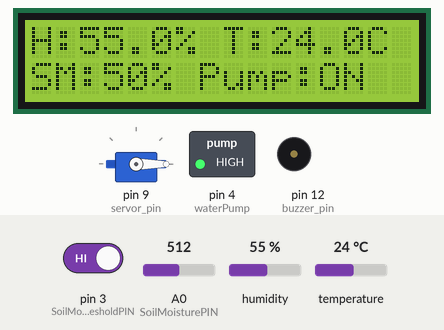
Recording of a sketch running on a simulated Arduino Uno, built with avr-gcc and run on an emulated ATmega328P. Parts: servo, 16×2 character LCD, switched loads named in the sketch (green lamp = pin HIGH), buzzer (waves = sounding, pin HIGH). Inputs (shaded band) come from the test bench; at power-on: pin 3 (SoilMoistureThresholdPIN) HIGH, temperature 24 °C, A0 (SoilMoisturePIN) = 512, humidity 55 %. What the sketch prints to the serial monitor is not drawn.

Above: at 2.2 s.
2.3 s: pin 3 (SoilMoistureThresholdPIN) driven LOW
At 3.1 s:
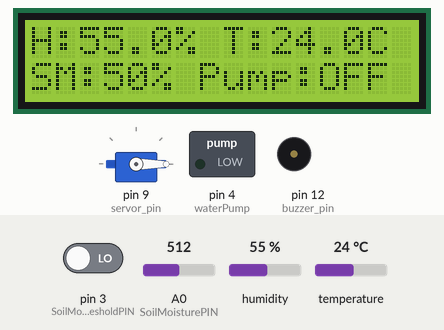
3.9 s: temperature set to 2 °C
At 5.7 s:
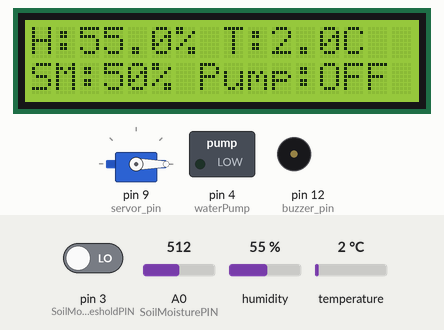
6.7 s: A0 (SoilMoisturePIN) set to 110
At 8.0 s:
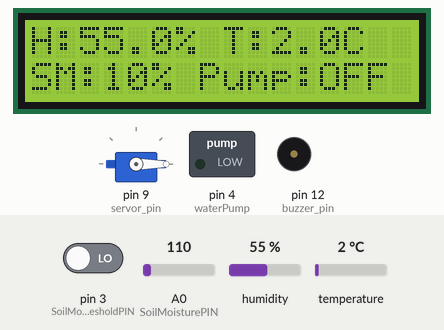
8.3 s: A0 (SoilMoisturePIN) set to 94
At 9.3 s:
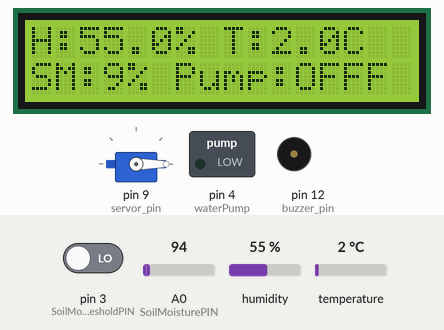
9.9 s: temperature set to 26 °C
At 11.9 s:
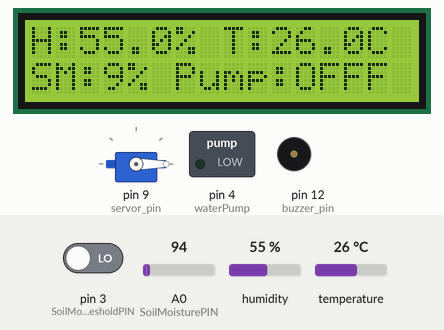
12.9 s: temperature set to 29 °C
At 14.0 s:
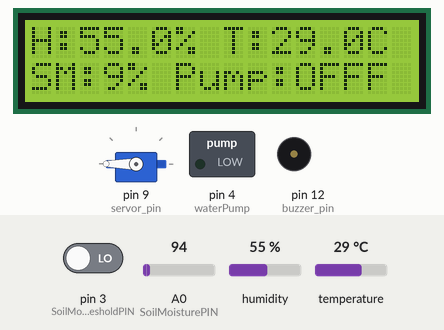
Timing chart, 0 to 15.9 s (numbered marks = the images above; inputs shaded):
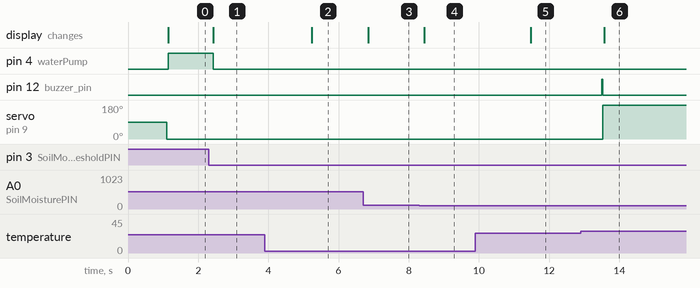

The sketch:

Smart_Garden.ino
```cpp
// Libraries imported
#include <DHT.h>        // library for the DHT11, temperature sensor
#include <Wire.h>        //library for I2C communication
#include <LiquidCrystal_I2C.h>   //library for the LCD display
#include <Servo.h>                // library for the servo motors

#define DHTPIN 2                      //pin connected to DHT11
#define SoilMoisturePIN A0            //pin connected to soilMoisturePIN
#define SoilMoistureThresholdPIN 3    //pin connected to soilMoistureThresholdPIN
#define waterPump 4                   //pin
int optimalTemp = 27;               //optimal temperature
const int buzzer_pin = 12;            //pin connected to buzzer
byte const servor_pin = 9;            //pin connected to servo motor
bool sound = true;                    //boolean value used to toggle buzzer sound between close and open shed


#define DHTTYPE DHT11                  //specifying the device's for the library use
DHT dht(DHTPIN, DHTTYPE);              // this class stores the pin connected to the device & its type

// Set the LCD address to 0x27 or 0x3F (depending on the module you have)
LiquidCrystal_I2C lcd(0x27, 16, 2);        //specifying the I2C address, Columns count, rows count of the LCD

//servo
Servo myservo;  // create servo object

//setup() method starts here
void setup() {
  Serial.begin(9600);       //setting a clock speed for the communications that involve I2C
  dht.begin();             //dht sensor starts sensing
  pinMode(SoilMoistureThresholdPIN, INPUT);   //setting soilMOistureThresholdPIN to be regarded as input
  pinMode(waterPump, OUTPUT);               //setting waterPump pin to be as an input
  pinMode(servor_pin, OUTPUT);              //setting servo pin to be as an input
  myservo.attach(servor_pin);               // attach servo to pin 9
  pinMode(buzzer_pin, OUTPUT);             //set buzzer_pin as output pin


  lcd.init();                            //starts the LCD display
  lcd.backlight();                       //allows the LCD to display
  lcd.setCursor(0, 0);                   //set cursor to start at first row first column
  lcd.print("Smart Garden!");            //LCD text to be printed
  delay(1000);
}

void loop() {

  //humudity and temperature
  float humidity = dht.readHumidity();            //read humudity levels from the DHT11 sensor
  float temperature = dht.readTemperature();       //read humudity levels from the DHT11 sensor

  // in the following lines readings are displayed in the serial monitor
  Serial.print("Humidity: ");
  Serial.print(humidity);
  Serial.print("%  Temperature: ");
  Serial.print(temperature);
  Serial.println("°C");


  // Soil moisture reading
  int moistureValue = analogRead(SoilMoisturePIN);             //read the analog soil moisture readings from the sensor
  Serial.println(moistureValue);
  int moisturePercent = map(moistureValue, 0, 1023, 0, 100);       //mapping original values into percentile
  int moistureThreshold = digitalRead(SoilMoistureThresholdPIN);  // a digital value provided by the sensor itself that decides if a soil is moist or not

  // overhead cover
  if ((temperature > optimalTemp)) {   // if the temperature is higher than the optimal temperature open the shade
    closeRoof();                         //closes the shade to protect plants
  } else if ((temperature <= optimalTemp)) {   //else normal temperature and keep the shade open
    openRoof();                         //opens the shade to protect plants
  }

 //the following lines display moisture level readings on the serial monitor
  Serial.print("Moisture: ");
  Serial.print(moisturePercent);
  Serial.println("%");
  Serial.print("Moisture Trigger: ");
  Serial.println(moistureThreshold);


  //lcd display
  lcd.setCursor(0, 0); //start writing on the first column first raw the following entries
  lcd.print("H:");
  lcd.print(humidity, 1);
  lcd.print("% ");
  lcd.print("T:");
  lcd.print(temperature, 1);
  lcd.println("C ");
  lcd.setCursor(0, 1);   // start writing on the second raw first column
  lcd.print("SM:");
  lcd.print(moisturePercent, 1);
  lcd.print("% ");
  lcd.print("Pump:");
  // water pump
  if (moistureThreshold == LOW) {
    lcd.print("OFF");
    digitalWrite(waterPump, LOW);  //the soil is moist to turn the waterpump off, no watering
  } else {
    lcd.print("ON ");
    digitalWrite(waterPump, HIGH);  //the soil is dry to turn the waterpump on, water plants
  }


}

//method to close the shade of the roof
void closeRoof() {
  if (sound){     //the first time a buzzer gives sound is when closing the roof, because an open shed is assumed to be the initial state of the system
    buzz();    //give sound notice
    sound = false;   //toggle sound value so that the next time it gives sound is when the shed is opening
  }
  myservo.write(180);  // move servo to current position

}
// method to open the shade of the roof
void openRoof() {
  if (!sound){
     buzz();             //give sound notice
     sound = true;      //toggle sound value so that the next time it gives sound is when the shed is closing
   }
   myservo.write(0);  // move servo to current position
}
//method to give a buzz sound indicator when shade opens or closes
void buzz(){
  for (int i= 0; i< 8000;i++){
    digitalWrite(buzzer_pin, HIGH);
  }
  digitalWrite(buzzer_pin, LOW);
}
```

Measured:
- the behaviour switches between 103 and 102 on A0 (SoilMoisturePIN) (found by bisection; images 3 and 4)
- the behaviour switches between 27 and 28 °C on temperature (found by bisection; images 5 and 6)
- after the input at 2.3 s, pin 4 (waterPump): HIGH → LOW after 0.13 s; the display: changes after 0.13 s (image 1)
- after the input at 3.9 s, the display: changes after 1.3 s (image 2)
- after the input at 6.7 s, the display: changes after 0.14 s (image 3)
- after the input at 8.3 s, the display: changes after 0.14 s (image 4)
- after the input at 9.9 s, the display: changes after 1.6 s (image 5)
- after the input at 12.9 s, pin 12 (buzzer_pin): LOW → HIGH after 0.60 s, → LOW 0.03 s later; servo on pin 9 (servor_pin): 0° → 180° after 0.63 s; the display: changes after 0.66 s (image 6)
